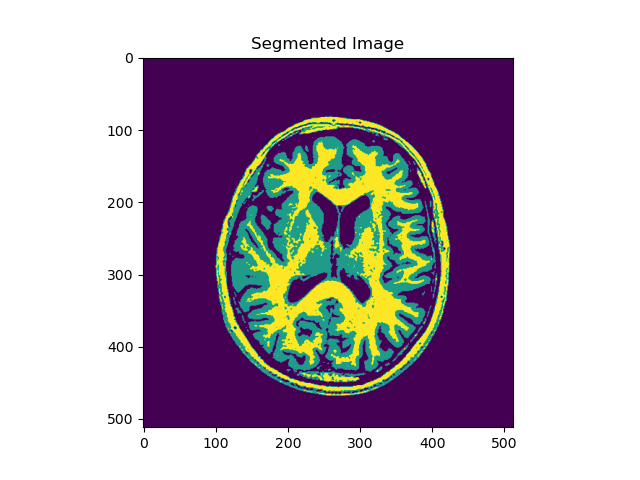
#> input picture Result/brain_mri_enfcm.png, 640 x 480 px; its folder holds only this picture in this run
$ python main.py --img Result/brain_mri_enfcm.png
#> lines starting #> are read from the running program, lines starting #| are printed output that depends on the picture
import argparse
import os
import sys
import cv2
import numpy as np
import matplotlib.pyplot as plt
import fcm
import fgfcm
import enfcm
import fcm_s1


def validate(f):
    if not os.path.exists(f):
        raise argparse.ArgumentTypeError(f"{f} does not exist!")
    return f


if __name__ == '__main__':
    parser = argparse.ArgumentParser()

    parser.add_argument("--seg", type=int, help="Number of segments to use in the image")
    parser.add_argument("--meth", choices=["fcm", "fgfcm", "enfcm", "fcm_s1"], help="Different flavors of FCM that can be used")
    parser.add_argument("--img", type=validate, help="Specify the path to the image file")
    parser.add_argument("--fuzzy", default=1.6, type=float, help="Specify the fuzziness factor")
    parser.add_argument("--save", action="store_true", help="Output images will be saved in results folder with name {file_name}_{method}.png")
    parser.add_argument("--iter", default = 20, type = int, help="Number of iterations")

    args = parser.parse_args()
    no_of_segments = args.seg
    type_of_method = args.meth
    image_file_name = args.img
    fuzzy_num = args.fuzzy
    save = args.save
    no_of_iterations = args.iter

    if fuzzy_num <= 1:
        sys.exit("ERROR: Fuzziness Factor must be greater than 1.")

    if no_of_iterations <= 0:
        sys.exit("ERROR: Number of iterations must be greater than 0.")

    file_extension = os.path.splitext(os.path.basename( image_file_name ))[1]
    if file_extension in [".png", ".jpeg", ".jpg"]:
        original_image  = cv2.imread(image_file_name)
#> original_image is the input picture: shape (480, 640, 3); mean B, G, R 178.1, 164.1, 177.3
        original_image = cv2.cvtColor(original_image, cv2.COLOR_BGR2GRAY)
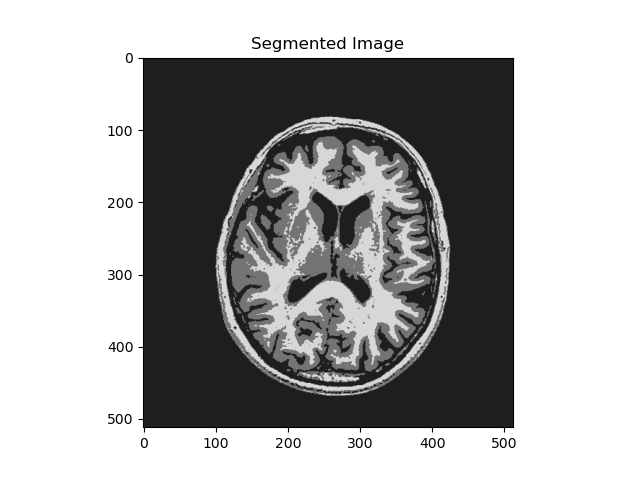
#> original_image: shape (480, 640); min 0, max 255, mean 169.5
        original_image = original_image / 255
        binary_mask = np.ones(original_image.shape)

    else:
        sys.exit("ERROR: Invalid image file format. Please provide a valid image file.")


    if type_of_method == 'fcm':
        segmented_image, cost_array = fcm.c_means_clustering_algo(original_image, binary_mask, no_of_segments, fuzzy_num, no_of_iterations)
    elif type_of_method == "fgfcm":
        segmented_image, cost_array = fgfcm.c_means_clustering_algo(original_image, binary_mask, no_of_segments, fuzzy_num, no_of_iterations)
    elif type_of_method == 'enfcm':
        segmented_image, cost_array = enfcm.c_means_clustering_algo(original_image, binary_mask, no_of_segments, fuzzy_num, no_of_iterations)
    elif type_of_method == 'fcm_s1':
        segmented_image, cost_array = fcm_s1.c_means_clustering_algo(original_image, binary_mask, no_of_segments, fuzzy_num, no_of_iterations)
    else:
#> (the run stopped early here; a loop or call above may not have finished)
